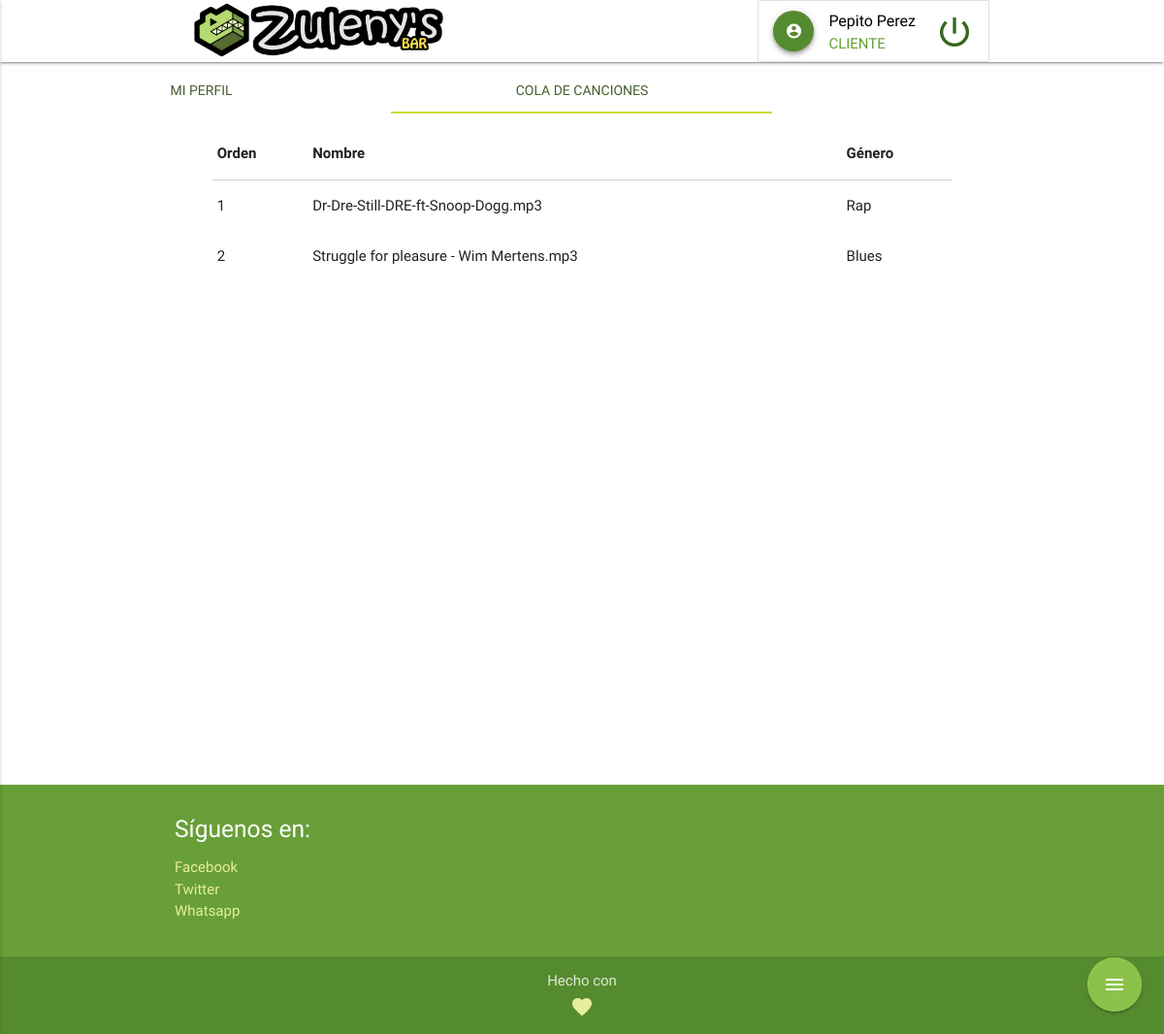
/client.php?tab=2 (signed in), run on the app's committed database.
### tables this page shows
CREATE TABLE `playlist` (
  `id_` int(11) NOT NULL,
  `cancion` varchar(500) NOT NULL,
  `id_cancion` int(11) NOT NULL
);

CREATE TABLE `genero_canciones` (
  `id` int(11) NOT NULL,
  `genero` varchar(15) NOT NULL
);

### client/music_queue.php
<div id="responsive" class="section scrollspy">
  <div class="row">
    <div class="col s12 m10 offset-m1 l8 offset-l2">
      <table class="table">
        <thead>
          <tr>
            <th>Orden</th>
            <th>Nombre</th>
            <th>Género</th>
          </tr>
        </thead>
        <?php
        include(__DIR__ . '/../connection.php');
        $mysqli = new mysqli($host, $user, $pw, $db);
        $getsongsplaylist = "SELECT * FROM playlist LIMIT 5";
        $songsPlaylist   = $mysqli ->query($getsongsplaylist);
        $counter = 0;
        while ($row = $songsPlaylist -> fetch_assoc()) {
          $song = $row['cancion'];
          $getGenre = "SELECT genre FROM lista_canciones where cancion = '$song'";
          $genreSql = $mysqli -> query($getGenre);
          while ($genreRow = $genreSql -> fetch_assoc()) {
            $genre = $genreRow['genre'];
          }
          $counter = $counter + 1;
          ?>
          <tr>
            <td><?php echo $counter; ?></td>
            <td><?php echo $song; ?></td>
            <td>
              <?php
                $sql_genre_id = "SELECT * from genero_canciones where id='$genre'";
                $result_genre_id = $mysqli->query($sql_genre_id);
                $row_genre_id = $result_genre_id->fetch_array();
                echo $row_genre_id[1];
              ?>
            </td>
            </tr>
          <?php
        }
        ?>
        </table>
      </div>
    </div>
  </div>

### data on the page
playlist: cancion "Dr-Dre-Still-DRE-ft-Snoop-Dogg.mp3", genero_canciones.genero "Rap"
playlist: cancion "Struggle for pleasure - Wim Mertens.mp3", genero_canciones.genero "Blues"

### other printed values
$_SESSION["person_name"] "Pepito Perez"
$_SESSION["user_type"] "CLIENTE"
